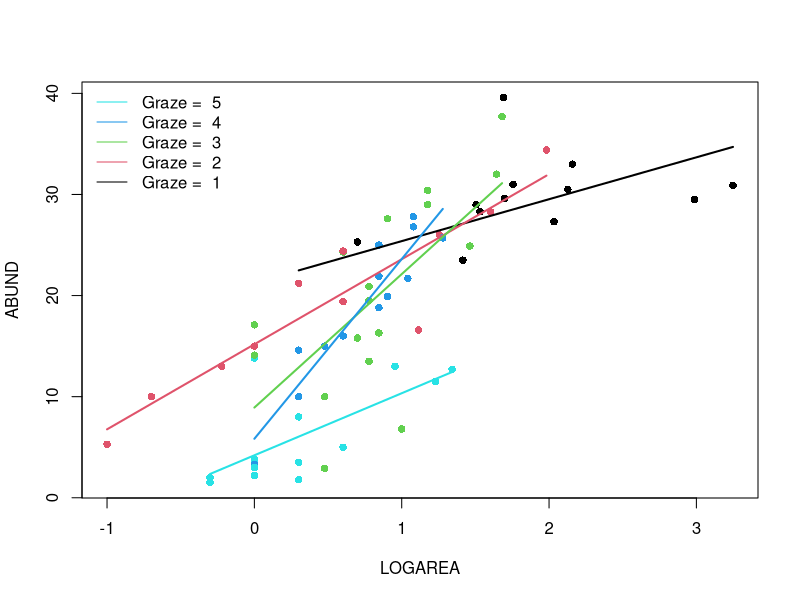
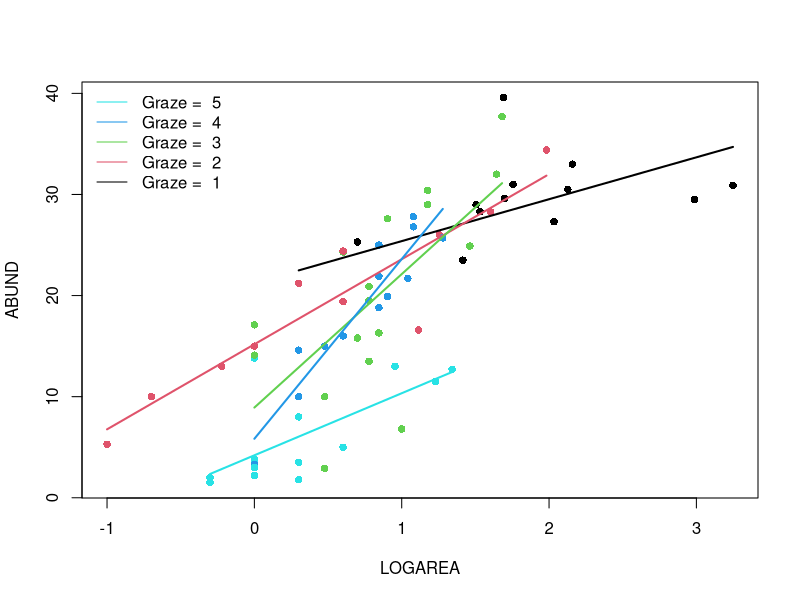
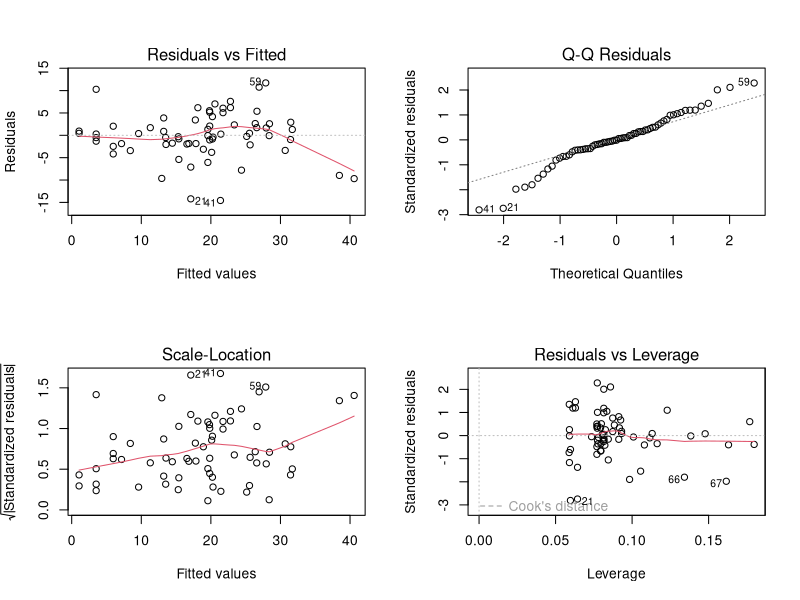

These charts were generated, in order, by the following R code:
## ----Q2, eval=TRUE, echo=SOLUTIONS, results=SOLUTIONS, collapse=TRUE---------------------------------------------------------------------
loyn <- read.table("./data/loyn.txt", header = TRUE)
str(loyn)


## ----Q3, eval=TRUE, echo=SOLUTIONS, results=SOLUTIONS, collapse=TRUE---------------------------------------------------------------------
loyn$LOGAREA <- log10(loyn$AREA)
# create factor GRAZE as it was originally coded as an integer
loyn$FGRAZE <- factor(loyn$GRAZE)




## ----Q5, eval=TRUE, echo=SOLUTIONS, results=SOLUTIONS, collapse=TRUE---------------------------------------------------------------------
birds.inter.1 <- lm(ABUND ~ FGRAZE * LOGAREA , data = loyn)




## ----Q7, eval=TRUE, echo=SOLUTIONS, results=SOLUTIONS, collapse=TRUE---------------------------------------------------------------------
summary(birds.inter.1)

# Here the intercept (baseline) is the predicted `ABUND` for LOGAREA = 0,
# for FGRAZE level 1.
# the null hypothesis for the intercept is that the intercept = 0
# (not biologically relevant).

# LOGAREA represents the slope for LOGAREA, specific to level FGRAZE = 1.
# The null hypothesis is that the slope of the relationship
# between LOGAREA and ABUND = 0, for level FGRAZE = 1 only. 

# FGRAZE2...5 estimate differences (contrasts) between the *intercept* of
# each level and the *intercept* of the reference level, FGRAZE = 1. 

# FGRAZE2...5:LOGAREA estimate differences (contrasts) between the *slope*
# of LOGAREA for each level and the *slope* of LOGAREA for the reference
# level, FGRAZE = 1. 


# The Multiple R-square value is 0.76, slightly up from the purely additive
# model (in the optional questions)
# but not much, considering that we have added a whole 4 parameters to the
# model, i.e. nearly doubled its complexity


## ----Q8a, eval=TRUE, echo=TRUE, collapse=FALSE-------------------------------------------------------------------------------------------
par(mfrow= c(1, 1))
plot(ABUND ~ LOGAREA, data= loyn, col= GRAZE, pch= 16)
# Note: # color 1 means black in R
# color 2 means red in R
# color 3 means green in R
# color 4 means blue in R
# color 5 means cyan in R

# FGRAZE1
# create a sequence of increasing Biomass within the observed range
LOGAREA.seq<- seq(from= min(loyn$LOGAREA[loyn$FGRAZE == 1]),
					to= max(loyn$LOGAREA[loyn$FGRAZE == 1]),
					length= 20)
# create data frame for prediction
dat4pred<- data.frame(FGRAZE= "1", LOGAREA= LOGAREA.seq)
# predict for new data
dat4pred$predicted<- predict(birds.inter.1, newdata= dat4pred)
# add the predictions to the plot of the data
lines(predicted ~ LOGAREA, data= dat4pred, col= 1, lwd= 2)

# FGRAZE2
LOGAREA.seq<- seq(from= min(loyn$LOGAREA[loyn$FGRAZE == 2]),
					to= max(loyn$LOGAREA[loyn$FGRAZE == 2]),
					length= 20)
dat4pred<- data.frame(FGRAZE= "2", LOGAREA= LOGAREA.seq)
dat4pred$predicted<- predict(birds.inter.1, newdata= dat4pred)
lines(predicted ~ LOGAREA, data= dat4pred, col= 2, lwd= 2)

# FGRAZE3
LOGAREA.seq<- seq(from= min(loyn$LOGAREA[loyn$FGRAZE == 3]),
					to= max(loyn$LOGAREA[loyn$FGRAZE == 3]),
					length= 20)
dat4pred<- data.frame(FGRAZE= "3", LOGAREA= LOGAREA.seq)
dat4pred$predicted<- predict(birds.inter.1, newdata= dat4pred)
lines(predicted ~ LOGAREA, data= dat4pred, col= 3, lwd= 2)

# FGRAZE4
LOGAREA.seq<- seq(from= min(loyn$LOGAREA[loyn$FGRAZE == 4]),
					to= max(loyn$LOGAREA[loyn$FGRAZE == 4]),
					length= 20)
dat4pred<- data.frame(FGRAZE= "4", LOGAREA= LOGAREA.seq)
dat4pred$predicted<- predict(birds.inter.1, newdata= dat4pred)
lines(predicted ~ LOGAREA, data= dat4pred, col= 4, lwd= 2)

# FGRAZE5
LOGAREA.seq<- seq(from= min(loyn$LOGAREA[loyn$FGRAZE == 5]),
					to= max(loyn$LOGAREA[loyn$FGRAZE == 5]),
					length= 20)
dat4pred<- data.frame(FGRAZE= "5", LOGAREA= LOGAREA.seq)
dat4pred$predicted<- predict(birds.inter.1, newdata= dat4pred)
lines(predicted ~ LOGAREA, data= dat4pred, col= 5, lwd= 2)

legend("topleft", 
 legend= paste("Graze = ", 5:1), 
 col= c(5:1), bty= "n",
 lty= c(1, 1, 1), 
 lwd= c(1, 1, 1))


## ----Q8b, eval=TRUE, echo=TRUE, collapse=FALSE-------------------------------------------------------------------------------------------
# Okay, that was a long-winded way of doing this.
# If, like me, you prefer more compact code and less risks of errors,
# you can use a loop, to save repeating the sequence 5 times:
par(mfrow= c(1, 1))
plot(ABUND ~ LOGAREA, data= loyn, col= GRAZE, pch= 16)

for(g in levels(loyn$FGRAZE)){# `g` will take the values "1", "2",..., "5" in turn
	LOGAREA.seq<- seq(from= min(loyn$LOGAREA[loyn$FGRAZE == g]),
										to= max(loyn$LOGAREA[loyn$FGRAZE == g]),
														length= 20)
	dat4pred<- data.frame(FGRAZE= g, LOGAREA= LOGAREA.seq)
	dat4pred$predicted<- predict(birds.inter.1, newdata= dat4pred)
	lines(predicted ~ LOGAREA, data= dat4pred, col= as.numeric(g), lwd= 2)
}
legend("topleft", 
 legend= paste("Graze = ", 5:1), 
 col= c(5:1), bty= "n",
 lty= c(1, 1, 1), 
 lwd= c(1, 1, 1))




## ----Q10, eval=TRUE, echo=SOLUTIONS, results=SOLUTIONS, collapse=TRUE--------------------------------------------------------------------
str(loyn)
loyn$LOGDIST <- log10(loyn$DIST)
loyn$LOGLDIST <- log10(loyn$LDIST)


## ----Q11, eval=TRUE, echo=SOLUTIONS, results=SOLUTIONS, collapse=TRUE--------------------------------------------------------------------
# Example:

# Rank	|	Predictor	|	Biological effect
# 1	    |	LOGAREA	  |	Large patches containing proportionally
#                     more core habitat: enable persistence of
#                     species with larger home ranges. 
# 3	    |	LOGDIST	  |	?
# ?	    |	LOGLDIST	|	?
# 2	    |	YR.ISOL	  |	?
# ?	    |	ALT		    |	?
# ?	    |	FGRAZE	  |	?

# expect different researchers to come up with different predictions!
# The main limitation is our lack of expert knowledge of the
# study system and area, of course.




## ----Q13, eval=TRUE, echo=SOLUTIONS, results=SOLUTIONS, collapse=TRUE--------------------------------------------------------------------
M1 <- lm(ABUND ~ LOGDIST + LOGLDIST +
                 YR.ISOL + ALT + LOGAREA * FGRAZE,
         data = loyn)


## ----Q14, eval=TRUE, echo=SOLUTIONS, results=SOLUTIONS, collapse=TRUE--------------------------------------------------------------------
library(car)
vif(M1)

# Potential problem with FGRAZE (as seen from data exploration) with LOGAREA
# or YR.ISOL
# Ignore for the moment, but we will have to take this into account in our
# interpretation of the results.
# The high VIF for the terms involved in an
# interaction is expected and can be ignored.


## ----Q15, eval=TRUE, echo=SOLUTIONS, results=SOLUTIONS, collapse=TRUE--------------------------------------------------------------------
# Wait: why did we not use 'summary' or 'anova' for this?
summary(M1)
anova(M1)

# 'summary' tests if the coefficient for each predictor is significantly
# different from zero.
# 'anova' tests for the significance of the proportion of variation explained
# by a particular term in the model.
# The ANOVA allows testing the overall significance of categorical predictors,
# which involves several coefficients together, thus is more handy. 
# But the results of this ANOVA depend on the order of the variables,
# which is arbitrary here.
# We could change the order but there are too many possible permutations
# Summary p-values don't suffer that problem but test different hypotheses
# It would be useful to use an ANOVA that doesn't depend on the order
# of inclusion of the variables, like 'drop1'

drop1(M1, test = "F")

# LOGDIST is the least significant, hence makes the least 
# contribution to the variability explained by the model, 
# with respect to the number of degrees of freedom it uses (1)

# In retrospect, this model selection step effectively amounts to a test of the
# significance of the LOGDIST effect (although it is a relatively weak test,
# because this was not specific: in reality we were testing
# multiple hypotheses at once)


## ----Q16, eval=TRUE, echo=SOLUTIONS, results=SOLUTIONS, collapse=TRUE--------------------------------------------------------------------
M2 <- lm(ABUND ~ LOGLDIST + # removing LOGDIST here
                 YR.ISOL + ALT + LOGAREA * FGRAZE,
         data = loyn)

# or use the shortcut:

M2<- update(M1, formula = . ~ . - LOGDIST) # "." means all previous variables
drop1(M2, test = "F")

# YR.ISOL is now the least significant, hence makes the least 
# contribution to the variability explained by the model, 
# with respect to the number of degrees of freedom it uses (1)

M3 <- update(M2, formula = . ~ . - YR.ISOL)
drop1(M3, test = "F")

# LOGLDIST and ALT now the least significant. Choosing on the basis of
# p-values this similar is really quite arbitrary, so would be best guided
# by expert knowledge if we have it.
# in the absence of strong a-priori expertise, we'll go for LOGLDIST

M4 <- update(M3, formula = . ~ . - LOGLDIST)
drop1(M4, test = "F")

# and finally drop ALT from the model
# I am writing the model in full for more clarity:
M5 <- lm(ABUND ~ LOGAREA * FGRAZE, data = loyn) 
drop1(M5, test = "F")
# All significant: no more terms to drop. Here we are, back to a
# familiar version of the model!


## ----Q17, eval=TRUE, echo=SOLUTIONS, results=SOLUTIONS, collapse=TRUE--------------------------------------------------------------------
# If the goal of the study is simply to test the FGRAZE * LOGAREA interaction, then all we need is the associated significance test.
# If the model is intended to be used for further inference (like
# prediction), then we will try to simplify it as much as is justifiable to do.

# We can use drop1 for this, but we don't need to, in this simple case:
# when an interaction is significant, the main effects should be left in,
# irrespective of significance, because the interaction cannot be
# interpreted correctly without its main effect.

# Likewise, when an interaction is non-significant it must go first,
# and only then the evidence for the main effects can be assessed.

# Because R always includes interactions *after* their main effects
# in the models, the anova of the model returns the same result as drop1, 
# in our simple model which has no interactions with other terms

# Demo:
anova(M5)
drop1(M5, test= "F") 
# drop1 is clever enough that it doesn't let you
# see the p-values for the main effect, in the presence of their interaction.

# In this case the interaction is not significant, and thus isn't needed
# a better model would thus be the additive-only model:
# lm(ABUND ~ LOGAREA + FGRAZE , data = loyn)
# By applying 'drop1' we have effectively tested the effect of the interaction,
# i.e. the hypothesis that the effect of grazing level depends on patch size (or vice versa).


## ----Q18, eval=TRUE, echo=SOLUTIONS, results=SOLUTIONS, collapse=TRUE--------------------------------------------------------------------
M6 <- lm(ABUND ~ LOGAREA + FGRAZE, data = loyn) 
# first split the plotting device into 2 rows and 2 columns
par(mfrow = c(2,2))

# now create the residuals plots
plot(M6)

# To test the normality of residuals assumption we use the Normal Q-Q plot. 
# The central residuals are not too far from the Q-Q line but the extremes
# are too extreme (the tails of the distribution are too long). Some
# observations, both high and low, are poorly explained by the model.

# The plot of the residuals against the fitted values suggests these
# extreme residuals happen for intermediate fitted values.

# Looking at the homogeneity of variance assumption (Residuals vs
# Fitted and Scale-Location plot),
# the graphs are mostly messy, with no clear pattern emerging. There is
# a hint of smaller variance with the lowest fitted values, which is not ideal.
# This could mean that the homogeneity of variance assumption is not met
# (i.e. the variances are not the same). 

# The observations with the highest leverage don't appear to be overly
# influential, according to the Cook's distances in the Residuals vs
# Leverage plot.  




## ----Q19, eval=TRUE, echo=SOLUTIONS, results=SOLUTIONS, collapse=TRUE--------------------------------------------------------------------
anova(M6)
# null hypothesis 1: There is no effect of LOGAREA on ABUND
# (the proportion of variation explained by LOGAREA is zero)
# null hypothesis 2: There is no effect of FGRAZE on ABUND
# (no significant proportion of variation explained by grazing
# levels *after* the effect of LOGAREA)
# the p values are all very small therefore reject both null hypotheses.

# (Supplement)
# You can work out the proportions of variation explained by each predictor
# we can extract the Sums of squares like this:
str(anova(M6)) # examine the structure of the returned object
M6.SS<- anova(M6)$'Sum Sq' # store values of interest
M6.SS # checking that we have extracted the Sums of squares as intended

# compute SST (total sums of squares):
M6.SST<- sum(anova(M6)$'Sum Sq') 

# proportion of variation in the data explained by the model:
(M6.SST - M6.SS[3]) / M6.SST # 0.7269773

# proportion of variation in the data explained by predictors:
(M6.SS[1:2]) / M6.SST # 0.5476530 0.1793243

# So that's 55% of variation in the data explained by LOGAREA and 18% for FGRAZE after LOGAREA


summary(M6)

# From the summary table, the model equation is
# ABUND = 15.72*(Intercept) + 7.25*LOGAREA + 0.38*FGRAZE2 - 0.19*FGRAZE3
# - 1.59*FGRAZE4 - 11.89*FGRAZE5
# Note that (Intercept) = 1 always


## ----Q20, eval=TRUE, echo=SOLUTIONS, results=SOLUTIONS, collapse=TRUE--------------------------------------------------------------------
# Biologically: confirming what we already found out in the previous LM exercises:
# There is a significant effect of grazing levels, especially the highest
# level with a negative effect on bird abundance

# There is a significant positive effect of patch area, too.

# The relative importance of patch area and grazing is not entirely clear, 
# as these are correlated, with smaller patches also having higher grazing
# intensity on average, and larger patches lower grazing intensity.

# Some observations are poorly predicted (fitted) using the set of
# available predictors.

# Interpretation: 
# Bird abundance may increase with patch area due to populations being more
# viable in large patches (e.g. less prone to extinction), 
# or perhaps because there is proportionally less edge effect in larger
# patches, and this in turn provides more high quality habitat for species 
# associated with these habitat patches

# The negative effect of grazing may be due to grazing decreasing resource
# availability for birds, for example plants or seeds directly, or insects
# associated with the grazed plants.


# Methodologically:
# Doing model selection is difficult without an intrinsic / expert knowledge
# of the system, to guide what variables to include.
# Even with this dataset, many more models could have been formulated.
# For example, for me, theory would have suggested to test an interaction 
# between YR.ISOL and LOGDIST (or LOGLDIST?), 
# because LOGDIST will affect the dispersal of birds between patches 
# (hence the colonisation rate), 
# and the time since isolation of the patch may affect how important
# dispersal has been to maintain or rescue populations 
# (for recently isolated patches, dispersal, and hence distance to nearest
# patches may have a less important effect)


## ----Q21, eval=TRUE, echo=SOLUTIONS, results=SOLUTIONS, collapse=TRUE--------------------------------------------------------------------
# This time, we are not doing any specific hypothesis testing, so there's
# no need to force the LOGAREA * FGRAZE into the model until the
# end of the model selection.
# But we should still start with a "most complex model considered" 
# which we deem plausible.

M.start<- lm(ABUND ~ LOGLDIST + YR.ISOL + ALT + LOGAREA * FGRAZE, data= loyn)

step(M.start)

# or 

drop1(M.start)
# lowest AIC would be obtained by removing LOGLDIST

M.step2<- lm(ABUND ~ YR.ISOL + ALT + LOGAREA * FGRAZE, data= loyn)
drop1(M.step2)
# lowest AIC would be obtained by removing YR.ISOL

M.step3<- lm(ABUND ~ ALT + LOGAREA * FGRAZE, data= loyn)
drop1(M.step3)
# lowest AIC would be obtained by removing ALT

M.step4<- lm(ABUND ~ LOGAREA * FGRAZE, data= loyn)
drop1(M.step4)
# lowest AIC is the current model, including the interaction.
# unlike the F-test, the AIC favors retaining the interaction


# one way of constructing a summary table, for reporting the results:
# (we could include the model without interaction, for reference)
Model.formulas<- c("LOGLDIST + YR.ISOL + ALT + LOGAREA * FGRAZE",
	"YR.ISOL + ALT + LOGAREA * FGRAZE",
	"ALT + LOGAREA * FGRAZE",
	"LOGAREA * FGRAZE",
	"LOGAREA + FGRAZE")
Model.AIC<- c(AIC(M.start),
	AIC(M.step2),
	AIC(M.step3),
	AIC(M.step4),
	AIC(M6))

summary.table<- data.frame(Model= Model.formulas,
	AIC= round(Model.AIC, 2))

# Sorting models from lowest AIC (preferred) to highest (least preferred):
summary.table<- summary.table[order(summary.table$AIC), ]

# Adding AIC differences with respect to best model:
summary.table$deltaAIC<- summary.table$AIC - summary.table$AIC[1]

summary.table

# Note that this rather automatic way of doing model selection
# misses a number of plausible combinations of the terms of 
# interest. This is somewhat arbitrary and there is a chance to
# miss the "best" model in that way.

# The function `step` tries to reduce this problem with the
# options `direction= "both"`. This means that after achieving a
# minimal model by applying "backwards" steps of model
# reduction, `step` will eventually apply one or more
# "forward" steps, where previously deleted terms are added
# again in case they lead to an improvement of the minimal model.

# However, this is no replacement for a fully manual and 
# thought-through model selection, informed by the understanding 
# of theory in the research area, and of the research questions.


## ----A1, eval=TRUE, echo=SOLUTIONS, results=SOLUTIONS, collapse=TRUE---------------------------------------------------------------------
birds.add.2 <- lm(ABUND ~ FGRAZE + LOGAREA, data = loyn)
anova(birds.add.2)

# null hypothesis 1: There is no effect of FGRAZE on ABUND
# (no difference between grazing levels)
# null hypothesis 2: There is no effect of LOGAREA on ABUND
# (the proportion of variation in ABUND explained by LOGAREA is
# zero *after* accounting for the effect of FGRAZE)
# the p values are all very small therefore reject both null hypotheses.

# we can also extract the Sums of squares like this:
birds.add.2.SS<- anova(birds.add.2)$'Sum Sq' # store values of interest
birds.add.2.SST<- sum(anova(birds.add.2)$'Sum Sq') # compute SST

# proportion of variation in the data explained by the model:
(birds.add.2.SST - birds.add.2.SS[3]) / birds.add.2.SST
# the same as the previous model

# proportion of variation in the data explained by predictors:
(birds.add.2.SS[1:2]) / birds.add.2.SST # 0.5449233 0.1820540

# So that's 54% for FGRAZE and 18% for LOGAREA after FGRAZE,
# essentially reversing the contributions found in the first
# model (for reference, see the solution code chunk for Question 19).

# Conclusion: here the order matters a lot. This is not too surprising since
# the design is unbalanced and FGRAZE and LOGAREA covary (they are correlated)


## ----A2, eval=TRUE, echo=SOLUTIONS, results=SOLUTIONS, collapse=TRUE---------------------------------------------------------------------
# ABUND = 15.72*(Intercept) + 7.25*LOGAREA + 0.38*FGRAZE2 - 0.19*FGRAZE3
# - 1.59*FGRAZE4 - 11.89*FGRAZE5
# Note that (Intercept) = 1 always

# expected abundance for (A): replace LOGAREA by -0.5, and all FGRAZE2...5 by 0
15.72*1 + 7.25*(-0.5) + 0.38*0 - 0.19*0 - 1.59*0 - 11.89*0 # 12.095

# could also extract the model coefficients like this:
M6.coef<- coef(M6)
M6.coef
# and multiply by the predictor values to obtain the equivalent prediction
# (difference due to my own roundings of estimates above)
sum(M6.coef * c(1, -0.5, 0, 0, 0, 0)) # 12.09278 

# expected abundance for (B): input 1 for the GRAZE3 variable
15.72*1 + 7.25*(-0.5) + 0.38*0 - 0.19*1 - 1.59*0 - 11.89*0 # 11.905
# or
sum(M6.coef * c(1, -0.5, 0, 1, 0, 0)) # 11.90349

# the difference (B) 11.90349 - (A) 12.09278 should correspond to
# the estimate for the GRAZE3 coefficient

# expected abundance for (C)
sum(M6.coef * c(1, 0.5, 0, 1, 0, 0)) # 19.15072

# the difference (C) 19.15072 - (B) 11.90349 should coincide with the
# estimate of the slope for the LOGAREA effect, since there is just one
# LOGAREA unit of difference and the slope is the change in expected
# abundance for a 1-unit increase in the predictor.


## ----A3, eval=TRUE, echo=SOLUTIONS, results=SOLUTIONS, collapse=TRUE---------------------------------------------------------------------
# ABUND = 21.243*(Intercept) - 6.165*FGRAZE2 - 7.215*FGRAZE3 - 17.910*FGRAZE4
# - 17.043*FGRAZE5 + 4.144*LOGAREA + 4.368*FGRAZE2:LOGAREA
# + 4.989*FGRAZE3:LOGAREA + 15.235*FGRAZE4:LOGAREA + 1.996*FGRAZE5:LOGAREA
# Note that (Intercept) = 1 always

# expected abundance for (A): replace LOGAREA by 2.5, and all terms involving
# FGRAZE2...5 by 0
21.243*1 - 6.165*0 - 7.215*0 - 17.910*0 - 17.043*0 + 4.144*2.5 + 4.368*0 + 4.989*0 + 15.235*0 + 1.996*0 # 31.603

# much lower risk of error by extracting the model coefficients like this:
birds.inter.1.coef<- coef(birds.inter.1)
birds.inter.1.coef # check coefficients and their order
# and multiply by the predictor values to obtain the equivalent prediction
sum(birds.inter.1.coef * c(1, 0, 0, 0, 0, 2.5, 0, 0, 0, 0)) # 31.60296 

# expected abundance for (B): input 1 for the GRAZE5 variable and -0.5 for
# variables LOGAREA and FGRAZE5:LOGAREA
21.243*1 - 6.165*0 - 7.215*0 - 17.910*0 - 17.043*1 + 4.144*(-0.5) + 4.368*0 + 4.989*0 + 15.235*0 + 1.996*(-0.5) # 1.13
# or
sum(birds.inter.1.coef * c(1, 0, 0, 0, 1, -0.5, 0, 0, 0, -0.5)) # 1.130203 

# Well done if you got there!

